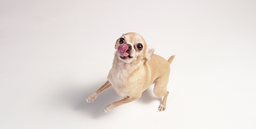
#> input picture HW1/dog.png, 256 x 129 px, shrunk from 863 x 435 before the run
$ python main.py
#> lines starting #> are read from the running program, lines starting #| are printed output that depends on the picture; after the words box and inside, x2 and y2 are one past the last pixel; in counts of white or black regions, pixels touching at a corner belong together

import numpy as np
import scipy
from scipy.sparse import lil_matrix
from scipy.sparse import linalg
import cv2

def on_omega(point, omega):
    if omega[point] != 1:
        return False
    i,k = point
    border = [(i+1,k),(i-1,k),(i,k+1),(i,k-1)]
    for p in border:
        if omega[p] != 1:
            return True
    return False


def point_area(point, omega):
    if omega[point] != 1:
        return 2
    elif on_omega(point, omega) == True:
        return 1
    return 0

def create_sparse_matrix(points):

    pointss = list(zip(points[0], points[1]))
    #print(len(pointss))
    print(pointss[0])
    matrix = scipy.sparse.lil_matrix((len(points[0]),len(points[0])),dtype=np.float64)
    print(matrix.shape)
    for i in enumerate(pointss):
        #print(i[1][0])
        matrix[i[1][0], i[1][0]] = 4.0
        x = i[1][0]
        y = i[1][1]
        border = [(x+1,y),(x-1,y),(x,y+1),(x,y-1)]
        for point in border:
            if point in pointss:
                index = pointss.index(point)
                matrix[i[1][0], index] = -1
    print("finished creating sparse matrix!!")
    #matrix = lil_matrix(matrix)
    return matrix


def poisson_blend(source, target, mask):
    nonzero = np.nonzero(mask)

    points = list(zip(nonzero[0], nonzero[1]))
    print(len(points))
    matrixA = create_sparse_matrix(nonzero)
    matrixB = np.zeros(len(points))
    for i, k in enumerate(points):
        x,y = k
        matrixB[i] = -4*source[x,y] + source[x+1,y] + source[x-1,y] + source[x,y+1] + source[x,y-1]
        if point_area(k, mask) == 1:
            border = [(x+1,y),(x-1,y),(x,y+1),(x,y-1)]
            for p in border:
                if mask[p] == False:
                    matrixB[i] = matrixB[i] + target[p]

    unknown_values = linalg.cg(matrixA, matrixB)
    #print(unknown_values)
    #print(target)
    composite = np.copy(target).astype(int)
    for i, k in enumerate(points):
        composite[k] = unknown_values[0][i]
    return composite


if __name__ == "__main__":
    source_name = "dog.png"
    target_name = "beach.png"
    mask_name = "mask1.png"
    '''source_name = input("Enter file name of source image ")
    target_name = input("Enter file name of target image ")
    mask_name = input("Enter file name of mask ")'''

    source_image = cv2.imread(source_name)
#> source_image is the input picture: shape (129, 256, 3); mean B, G, R 221.2, 225.4, 232.3
    target_image = cv2.imread(target_name)
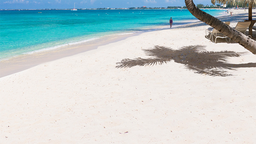
#> input picture HW1/beach.png, 256 x 144 px, shrunk from 863 x 485 before the run
#> target_image is the input picture: shape (144, 256, 3); mean B, G, R 205.9, 204.6, 188.1
    mask_image = cv2.imread(mask_name, cv2.IMREAD_GRAYSCALE)
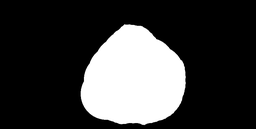
#> input picture HW1/mask1.png, 256 x 129 px, shrunk from 863 x 435 before the run
#> mask_image is the input picture: shape (129, 256); min 0, max 255, mean 60.9


    mask = np.atleast_3d(mask_image).astype(float)/255
    source = np.atleast_3d(source_image).astype(float)/255
    target = np.atleast_3d(target_image).astype(float)/255
    source = np.atleast_3d(source_image)
    target = np.atleast_3d(target_image)
    mask[mask != 1] = 0
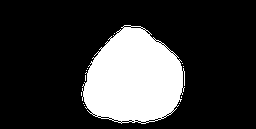
#> mask: shape (129, 256, 1) float64; values 0 (black) and 1 (white), 22.3% white; 12 white regions (11 under 20 px), largest, box (x1, y1, x2, y2) and area: (82, 25, 185, 124) 7353
    mask = mask[:,:,0]
    print(len(mask))
#| 129
    print(len(mask[0]))
#| 256

    #RGBchannels = np.array(source_image).astype(int)
    #print(len(RGBchannels))
    results = []
    for channel in range(len(target)):
#> (the run stopped early here; a loop or call above may not have finished)
